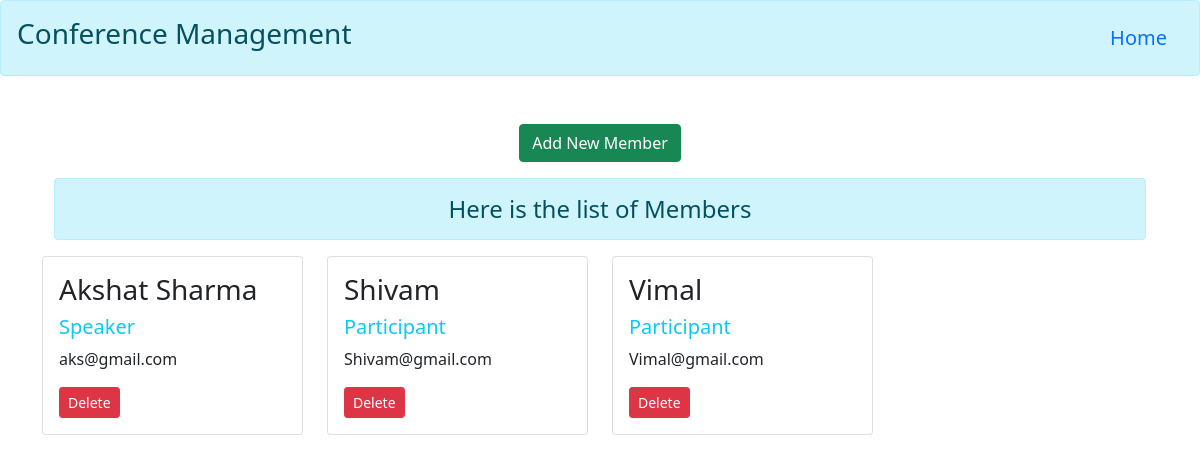
/conference/talks/members/Introduction, run on an earlier commit of the app's database.
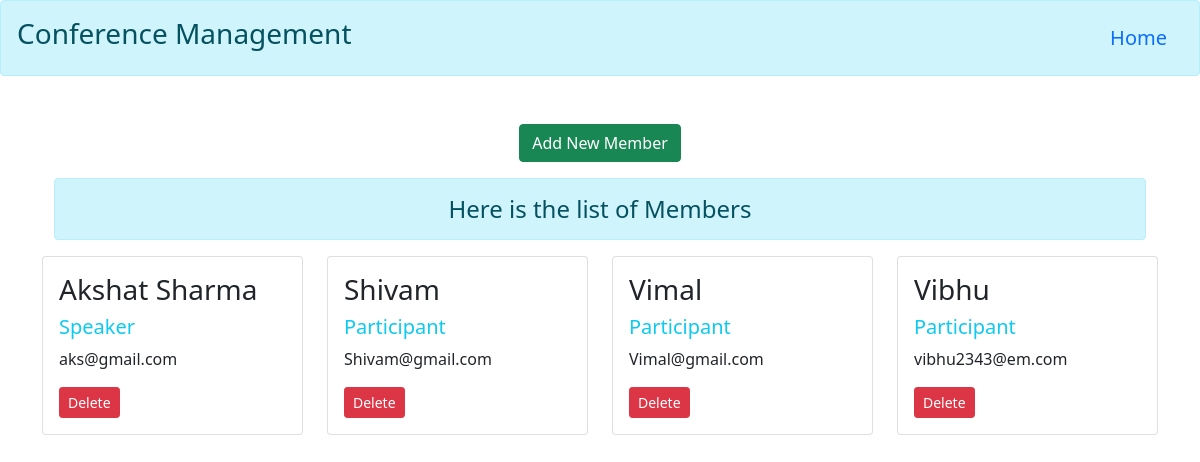
And on a later commit of the database.
### myapp/models.py (models this page shows)
class MemberModel(models.Model):
    member_talk_title = models.ForeignKey(TalkModel,on_delete=models.CASCADE)
    member_type = models.CharField(max_length=25,null=False,choices=MEMBER_CHOICES)
    member_name = models.TextField(primary_key=True,null=False)
    member_email = models.EmailField(max_length=100,null=False,unique=True)

### myapp/views.py (the view)
# urls.py: path('conference/talks/members/<str:id>',views.memberView,name='members'),
def memberView(request,id):
    initial = {'member_talk_title':id}
    if request.method == 'POST':
        memberviewform = MemberForm(request.POST)
        if memberviewform.is_valid():
            memberviewform.save()
    else:
        memberviewform=MemberForm(initial=initial)
    member = TalkModel.objects.get(pk=id)
    allthemembers = member.membermodel_set.all()
    return render(request,'myapp/member.html',{'allthemembers':allthemembers,'memberviewform':memberviewform})

### myapp/forms.py
class MemberForm(forms.ModelForm):
    member_type = forms.ChoiceField(choices=MEMBER_CHOICES,required=True)
    class Meta:
        model = MemberModel
        fields = ['member_type','member_talk_title','member_name','member_email']
        widgets = {
            'member_talk_title':forms.HiddenInput(),
            'member_name' : forms.TextInput(attrs={'class':'form-control '}),
            'member_email' : forms.TextInput(attrs={'class':'form-control '})
        }

### myapp/templates/myapp/member.html (shortened to what this page needs)
{% extends 'myapp/base.html' %}
{% block content %}
<div class="text-center">
  <button class="btn btn-success col" type="button" data-bs-toggle="offcanvas" data-bs-target="#offcanvasRight" aria-controls="offcanvasRight">Add New Member</button>
</div>
<div class="container mt-3">
  <h4 class="alert alert-info text-center">
    Here is the list of Members
</h4>
</div>
<div class="row">
  {% for memberss in allthemembers %}
  <div class="col-sm-3">
    <div class="card">
      <div class="card-body">
          <h3 class="card-title">{{memberss.member_name}}</h3>
          <h5 class="card-text text-info">{{memberss.member_type}}</h5>
          <p class="card-text">{{memberss.member_email}}</p>
          <form action="{% url 'memberdelete' memberss.member_name %}" method="POST" class="d-inline">
            <input type="submit" value="Delete" class="btn btn-danger btn-sm">
        </form>
      </div>
    </div>
  </div>
  {% endfor %}
</div>
{% endblock content %}

What changed in the data, as far as the page shows it:
added MemberModel: member_name "Vibhu", member_type "Participant", member_email "vibhu2343@em.com"
